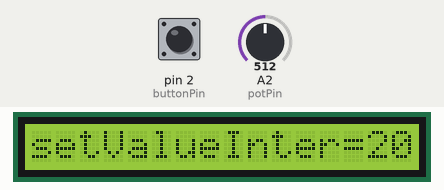
Recording of a sketch running on a simulated Arduino Uno, built with avr-gcc and run on an emulated ATmega328P. On the bench: 16×1 character LCD. Inputs (shaded band) come from the test bench; at power-on: pin 2 (buttonPin) HIGH, A2 (potPin) = 512.

Above: at 1.3 s.
1.4 s: pin 2 (buttonPin) pulled LOW for 2.9 s
At 4.8 s:
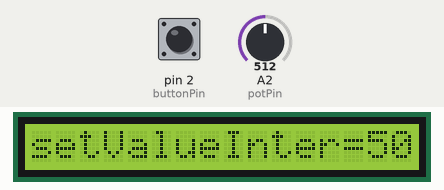
6.8 s: A2 (potPin) set to 716
At 9.3 s:
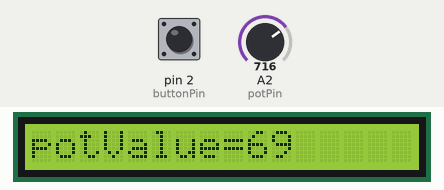
10.3 s: A2 (potPin) set to 900
At 11.8 s:
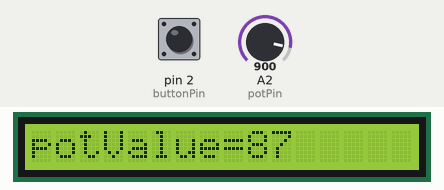
13.6 s: pin 2 (buttonPin) pulled LOW for 2.9 s
At 16.0 s:
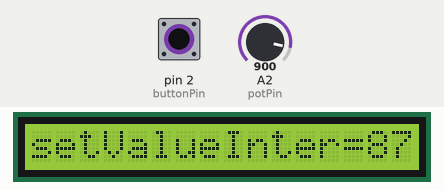
18.0 s: A2 (potPin) set to 1023
At 20.4 s:
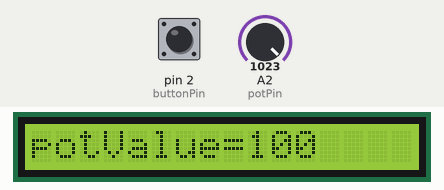
21.5 s: pin 2 (buttonPin) driven LOW
At 25.7 s:
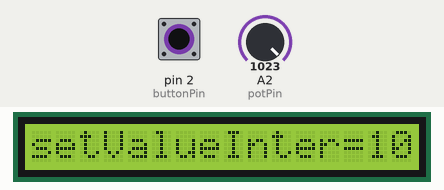
Timing chart, 0 to 27.2 s (numbered marks = the images above; inputs shaded):
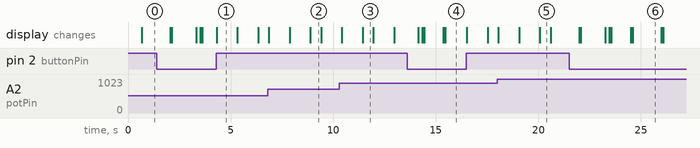

The sketch:

6InterruptAndInput.ino
```cpp
#include <Wire.h>
#include <LiquidCrystal_I2C.h>

LiquidCrystal_I2C lcd(0x27, 20, 4);

int potValue =0;

int potPin=A2;

const int buttonPin=2;
volatile int setMinValue=20;
volatile int setMaxValue=55;
volatile int minMaxToggle=0;

void setup() {
  // put your setup code here, to run once:
  lcd.init();
  lcd.backlight();
  lcd.begin(16, 1);
  pinMode(buttonPin,INPUT);

  attachInterrupt(digitalPinToInterrupt(buttonPin), setMinHumidity, LOW);

 // buttonState = digitalRead(buttonPin);
  }


void loop() {
  // put your main code here, to run repeatedly:
 /* potValue=analogRead(potPin);
  potValue=map(potValue,0,1023,0,100);
  */
  potValue=analogRead(potPin);
  potValue=map(potValue,0,1023,0,100);
  lcd.clear();
  lcd.setCursor(0, 0);
  lcd.print("potValue=");
  lcd.print(potValue);

 // delay(5000);

   //buttonState = digitalRead(buttonPin);
//  lcd.clear();
//  lcd.setCursor(0, 0);
//  lcd.print("buttonState=");
//  lcd.print(buttonState);

  delay(500);


  lcd.clear();

  lcd.print("setValueInter=");
  lcd.print(setMinValue);
  delay(1000);

   lcd.clear();

  lcd.print("setMaxInter=");
  lcd.print(setMaxValue);
  delay(1000);
}

void setMinHumidity() {
  setMinValue=analogRead(potPin);
  setMinValue=map(setMinValue,0,1023,0,100);

}
```

Measured:
- after the input at 13.6 s, the display: first changes after 0.56 s (image 4 shows a later state)
- what the display in image 1 shows lasts 1.0 s, from 4.3 s to 5.3 s
- what the display in image 2 shows lasts 0.5 s, from 8.9 s to 9.4 s
